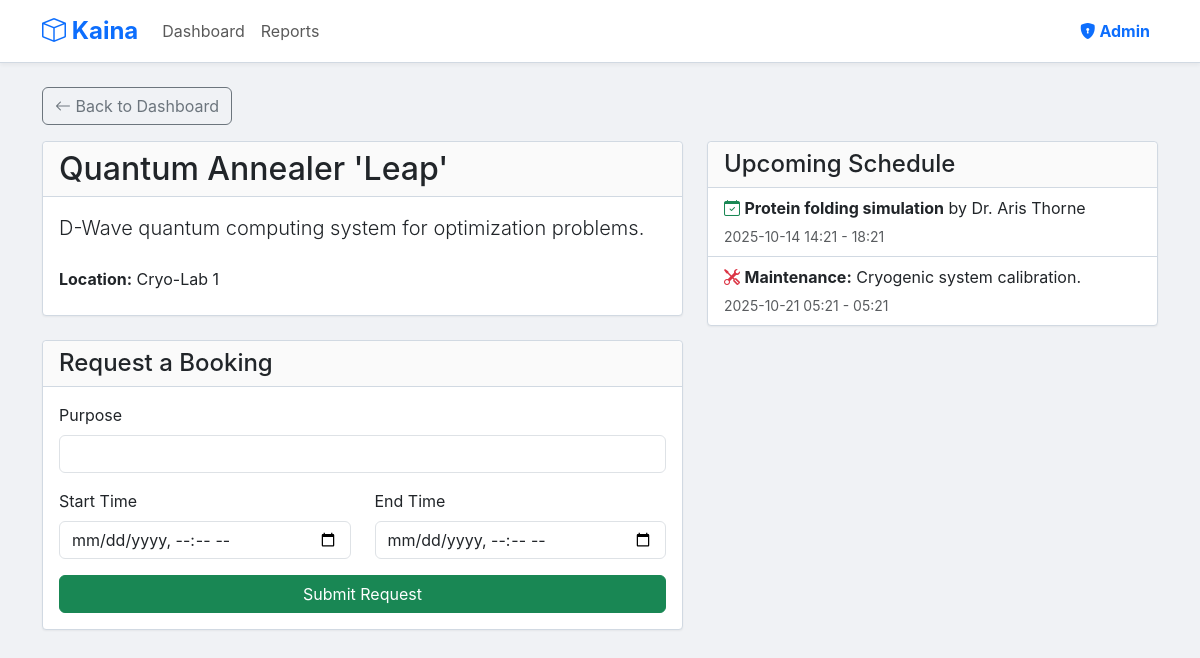
The page /resource/3 on the database its author committed.
### kaina_resource_manager/models.py (models this page shows)
class Resource(db.Model):
    __tablename__ = 'resource'
    id: Mapped[int] = mapped_column(Integer, primary_key=True)
    name: Mapped[str] = mapped_column(String(150), nullable=False)
    description: Mapped[str] = mapped_column(Text, nullable=True)
    resource_type: Mapped[ResourceType] = mapped_column(Enum(ResourceType), nullable=False)
    location: Mapped[str] = mapped_column(String(100), nullable=True)
    capacity: Mapped[int] = mapped_column(Integer, nullable=True)
    model_number: Mapped[str] = mapped_column(String(50), nullable=True)
    max_booking_duration_hours: Mapped[int] = mapped_column(Integer, nullable=True)
    usage_notes: Mapped[str] = mapped_column(Text, nullable=True)
    created_at: Mapped[datetime] = mapped_column(DateTime, default=lambda: datetime.now(timezone.utc))
    bookings: Mapped[list["Booking"]] = relationship(back_populates="resource", cascade="all, delete-orphan")
    maintenances: Mapped[list["Maintenance"]] = relationship(back_populates="resource", cascade="all, delete-orphan")

class Booking(db.Model):
    __tablename__ = 'booking'
    id: Mapped[int] = mapped_column(Integer, primary_key=True)
    purpose: Mapped[str] = mapped_column(String(200), nullable=False)
    start_time: Mapped[datetime] = mapped_column(DateTime(timezone=True), nullable=False)
    end_time: Mapped[datetime] = mapped_column(DateTime(timezone=True), nullable=False)
    status: Mapped[BookingStatus] = mapped_column(Enum(BookingStatus), default=BookingStatus.PENDING, nullable=False)
    user_id: Mapped[int] = mapped_column(ForeignKey('user.id'), nullable=False)
    resource_id: Mapped[int] = mapped_column(ForeignKey('resource.id'), nullable=False)
    user: Mapped["User"] = relationship(back_populates="bookings")
    resource: Mapped["Resource"] = relationship(back_populates="bookings")
    created_at: Mapped[datetime] = mapped_column(DateTime, default=lambda: datetime.now(timezone.utc))

class User(db.Model):
    __tablename__ = 'user'
    id: Mapped[int] = mapped_column(Integer, primary_key=True)
    name: Mapped[str] = mapped_column(String(100), nullable=False)
    email: Mapped[str] = mapped_column(String(100), unique=True, nullable=False)
    role: Mapped[UserRole] = mapped_column(Enum(UserRole), default=UserRole.STUDENT, nullable=False)
    bookings: Mapped[list["Booking"]] = relationship(back_populates="user")

class Maintenance(db.Model):
    __tablename__ = 'maintenance'
    id: Mapped[int] = mapped_column(Integer, primary_key=True)
    reason: Mapped[str] = mapped_column(String(255), nullable=False)
    start_time: Mapped[datetime] = mapped_column(DateTime(timezone=True), nullable=False)
    end_time: Mapped[datetime] = mapped_column(DateTime(timezone=True), nullable=False)
    resource_id: Mapped[int] = mapped_column(ForeignKey('resource.id'), nullable=False)
    resource: Mapped["Resource"] = relationship(back_populates="maintenances")

### kaina_resource_manager/app.py (the view)
@app.route('/resource/<int:resource_id>')
def resource_detail(resource_id):
    resource = db.get_or_404(Resource, resource_id)
    now = datetime.now(timezone.utc)
    upcoming_bookings = db.session.execute(select(Booking).where(Booking.resource_id == resource_id, Booking.status == BookingStatus.APPROVED, Booking.end_time >= now).order_by(Booking.start_time)).scalars().all()
    upcoming_maintenances = db.session.execute(select(Maintenance).where(Maintenance.resource_id == resource_id, Maintenance.end_time >= now).order_by(Maintenance.start_time)).scalars().all()
    current_user = db.session.get(User, 2) or db.session.execute(select(User).limit(1)).scalar_one()
    return render_template('resource_detail.html', resource=resource, bookings=upcoming_bookings, maintenances=upcoming_maintenances, current_user=current_user, title=resource.name)

### kaina_resource_manager/app.py (called while the page is built)
@app.context_processor
def inject_utility(): return dict(datetime=datetime, timezone=timezone, BookingStatus=BookingStatus, request=request)

@app.template_filter('datetimeformat')
def format_datetime(value, format='%Y-%m-%d %H:%M'): return value.astimezone().strftime(format) if value else ""

### kaina_resource_manager/templates/resource_detail.html
{% extends 'layout.html' %}{% block content %}<a href="{{ url_for('dashboard', **request.args) }}" class="btn btn-outline-secondary mb-3"><i class="bi bi-arrow-left"></i> Back to Dashboard</a><div class="row g-4"><div class="col-lg-7"><div class="card mb-4"><div class="card-header"><h2 class="mb-0">{{ resource.name }}</h2></div><div class="card-body"><p class="lead">{{ resource.description }}</p><ul class="list-group list-group-flush"><li class="list-group-item ps-0"><strong>Location:</strong> {{ resource.location }}</li>{% if resource.capacity %}<li class="list-group-item ps-0"><strong>Capacity:</strong> {{ resource.capacity }} people</li>{% endif %}{% if resource.usage_notes %}<div class="alert alert-info mt-3"><strong>Usage Notes:</strong> {{ resource.usage_notes }}</div>{% endif %}</ul></div></div><div class="card"><div class="card-header"><h4 class="mb-0">Request a Booking</h4></div><div class="card-body"><form action="{{ url_for('create_booking', resource_id=resource.id) }}" method="POST"><input type="hidden" name="user_id" value="{{ current_user.id }}"><div class="mb-3"><label for="purpose" class="form-label">Purpose</label><input type="text" class="form-control" name="purpose" required></div><div class="row"><div class="col-md-6 mb-3"><label for="start_time" class="form-label">Start Time</label><input type="datetime-local" class="form-control" name="start_time" required></div><div class="col-md-6 mb-3"><label for="end_time" class="form-label">End Time</label><input type="datetime-local" class="form-control" name="end_time" required></div></div><button type="submit" class="btn btn-success w-100">Submit Request</button></form></div></div></div><div class="col-lg-5"><div class="card"><div class="card-header"><h4 class="mb-0">Upcoming Schedule</h4></div><ul class="list-group list-group-flush">{% for booking in bookings %}<li class="list-group-item"><p class="mb-1"><i class="bi bi-calendar-check text-success"></i> <strong>{{ booking.purpose }}</strong> by {{ booking.user.name }}</p><small class="text-muted">{{ booking.start_time | datetimeformat }} - {{ booking.end_time | datetimeformat('%H:%M') }}</small></li>{% endfor %}{% for maint in maintenances %}<li class="list-group-item"><p class="mb-1"><i class="bi bi-tools text-danger"></i> <strong>Maintenance:</strong> {{ maint.reason }}</p><small class="text-muted">{{ maint.start_time | datetimeformat }} - {{ maint.end_time | datetimeformat('%H:%M') }}</small></li>{% endfor %}{% if not bookings and not maintenances %}<li class="list-group-item text-center">No upcoming events scheduled.</li>{% endif %}</ul></div></div></div>{% endblock %}

### kaina_resource_manager/static/css/style.css (style rules this page uses)
:root { --kaina-blue: #0d6efd; --kaina-blue-hover: #0b5ed7; --kaina-light-blue: #e7f3ff; --kaina-text: #16191f; --kaina-text-secondary: #5f6b7a; --kaina-border: #d1d9e2; --kaina-bg-light: #f0f2f5; --kaina-bg-white: #ffffff; }
body { font-family: -apple-system, BlinkMacSystemFont, "Segoe UI", Roboto, "Helvetica Neue", Arial, sans-serif; background-color: var(--kaina-bg-light); color: var(--kaina-text); }
.card { background-color: var(--kaina-bg-white); border: 1px solid var(--kaina-border); border-radius: 0.25rem; box-shadow: 0 1px 2px rgba(0, 0, 0, 0.05); }
.card-header { background-color: #fafafa; border-bottom: 1px solid var(--kaina-border); font-weight: 600; }
.list-group-item { background-color: transparent; border-color: var(--kaina-border); }

### rows shown on the page
Resource: name "Quantum Annealer 'Leap'", description "D-Wave quantum computing system for optimization problems.", location "Cryo-Lab 1"
Booking: purpose "Protein folding simulation", user.name "Dr. Aris Thorne", start_time "2025-10-14 14:21", end_time "18:21"
Maintenance: reason "Cryogenic system calibration.", start_time "2025-10-21 05:21", end_time "05:21"
